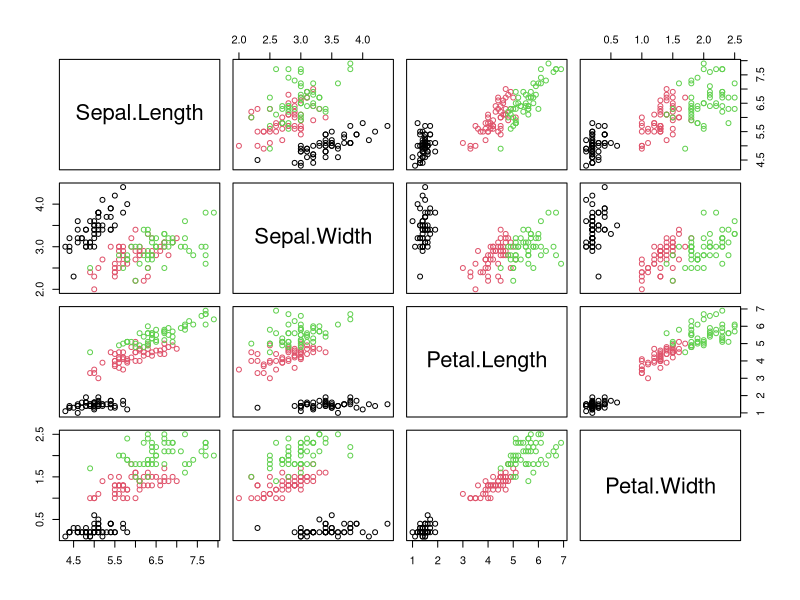
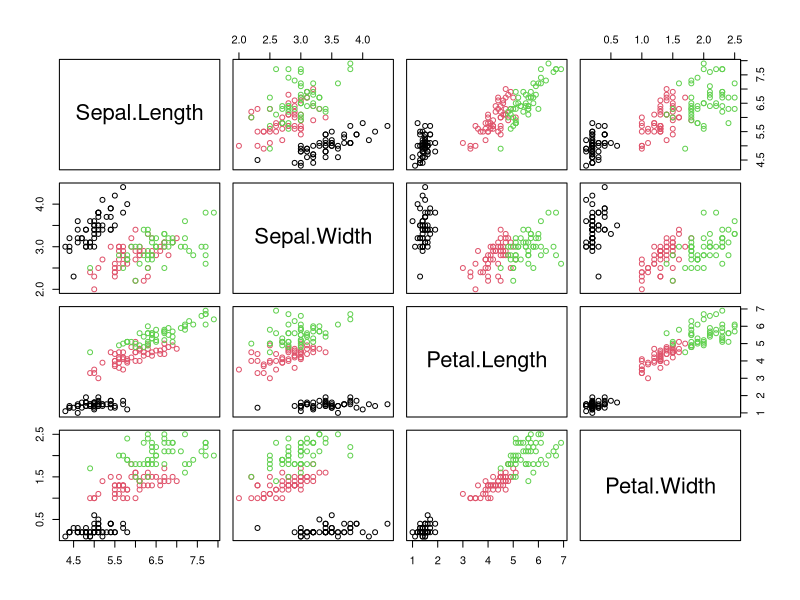

These figures' R source, in order:
## ---- chunk 1
knitr::opts_chunk$set(collapse = TRUE)
## ---- chunk 2
pairs(iris[,1:4], col = iris$Species)
## ---- chunk 3
png("highres.png", units = "in", width = 5, height = 4, res = 300)
pairs(iris[,1:4], col = iris$Species)
dev.off()
